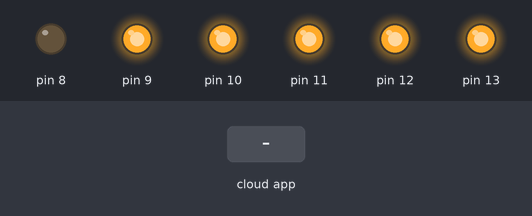
This sketch was run on a simulated Arduino Uno, built with avr-gcc and run on an emulated ATmega328P. On the bench: output pins drawn as LEDs (lit = HIGH). Dashed ring = blinking. The test bench sets the inputs (shaded band). The ROS host is connected and sends only what is stated.

Above: at 1.3 s.
1.4 s: the phone or cloud app sets value to 45
At 2.9 s:
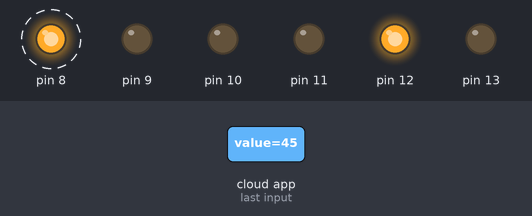
4.4 s: the phone or cloud app sets value to 0
At 5.4 s:
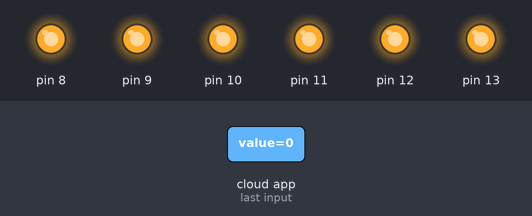
7.4 s: the phone or cloud app sets value to 90
At 8.4 s:
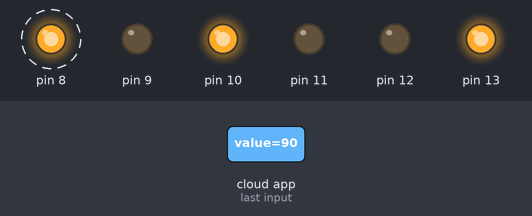
10.4 s: the phone or cloud app sets value to 180
At 11.4 s:
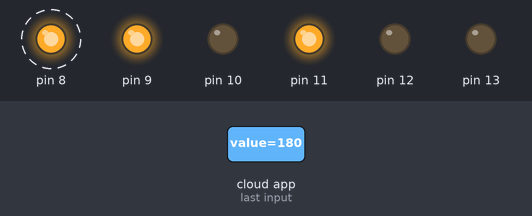
13.4 s: the phone or cloud app sets toggle to 0
At 14.7 s:
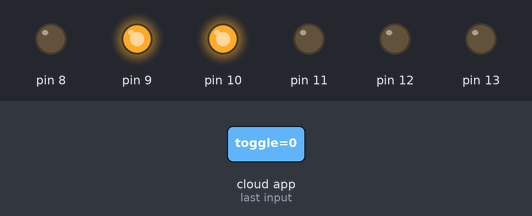
15.0 s: the phone or cloud app sets toggle to 1
At 16.9 s:
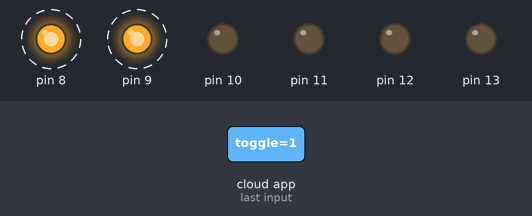
Timing chart, 0 to 23.5 s (numbered marks = the images above; inputs shaded):
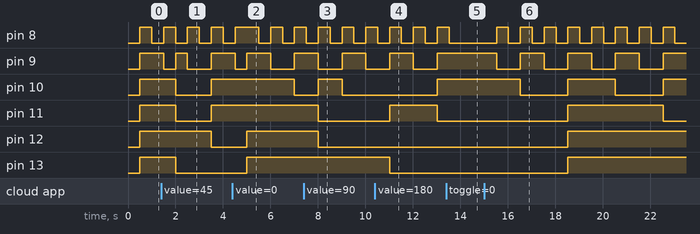

Measured:
- after the input at 1.4 s, pin 10: HIGH → LOW after 0.60 s instead of 1.1 s; pin 11: HIGH → LOW after 0.60 s, → HIGH 1.5 s later; pin 12: HIGH → LOW after 2.1 s; pin 13: HIGH → LOW after 0.60 s
- after the input at 4.4 s, pin 10: HIGH → LOW after 2.6 s instead of 1.1 s; pin 12, pin 13: LOW → HIGH after 0.61 s
- after the input at 7.4 s, pin 10: LOW → HIGH after 0.61 s instead of 1.6 s; pin 11: HIGH → LOW after 0.61 s instead of 1.6 s; pin 12: HIGH → LOW after 0.61 s
- after the input at 10.4 s, pin 12: stays LOW (without the input it goes to HIGH after 0.62 s)
- after the input at 13.4 s, pin 8: goes on until 13.5 s, then stays LOW; pin 9: stays HIGH (without the input it goes to LOW after 0.62 s)
- after the input at 15.0 s, pin 8: alternates HIGH for 0.50 s and LOW for 0.50 s, starting after 0.52 s; pin 9: alternates HIGH for 1.0 s and LOW for 1.0 s, starting after 0.52 s; pin 10: alternates HIGH for 2.0 s and LOW for 2.0 s, starting after 1.5 s; pin 11: LOW → HIGH after 3.5 s, → LOW 4.0 s later; pin 12, pin 13: LOW → HIGH after 3.5 s
- by itself, pin 8: alternates HIGH for 0.50 s and LOW for 0.50 s

The sketch:

TwoSubscriber.ino
```cpp
#include <ros.h>
#include <std_msgs/Empty.h>
#include <std_msgs/Int16.h>
int state = 1;
int value = 63;

ros::NodeHandle nh;

void toggle( const std_msgs::Empty& toggle_msg){
  state^=1;
}
ros::Subscriber<std_msgs::Empty> sub1("/led/toggle", &toggle);

void setValue(const std_msgs::Int16& value_msg ){
   value=value_msg.data;
}
ros::Subscriber<std_msgs::Int16> sub2("/led/value", &setValue);

void setup()
{
  DDRB=B00111111;
  PORTB=B00111111;
  nh.initNode();
  nh.subscribe(sub1);
  nh.subscribe(sub2);
}

void loop()
{
  if(state){
  PORTB=((value++) ^ B00111111);
  }
  nh.spinOnce();
  delay(500);
}
```
